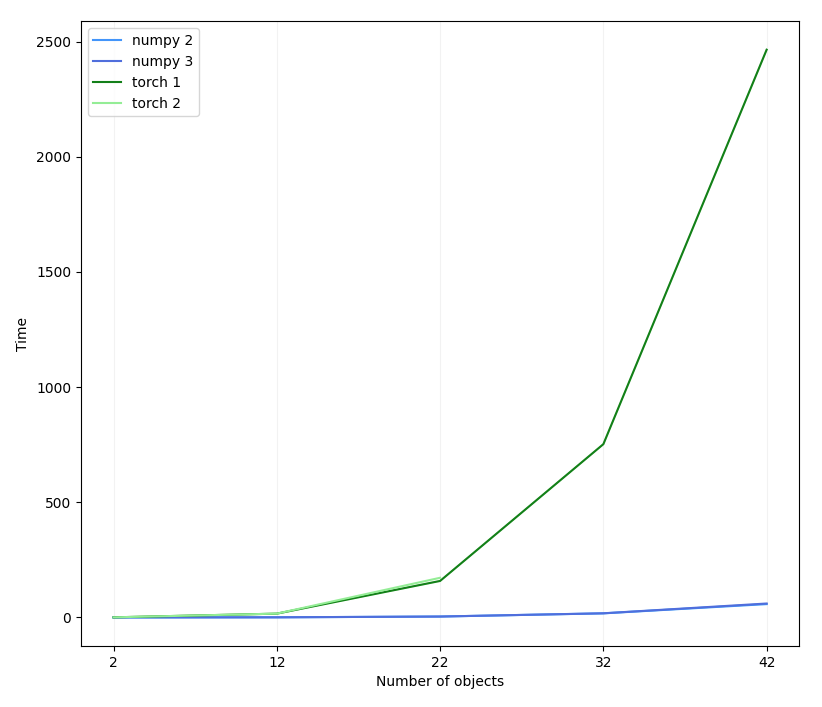

Reproduce this figure in Python.
import csv
from matplotlib import pyplot as plt

def read_csv(path):
    numbers = []
    times = []
    with open(path, newline='') as csvfile:
        reader = csv.DictReader(csvfile)
        for row in reader:
            numbers.append( row['N'] )
            times.append( float( row['Time'] ) )
    return [numbers, times]


n_np_1 = read_csv('liiiiist.csv')[0]
t_np_1 = read_csv('liiiiist.csv')[1]

n_np_2 = read_csv('liiiiist_np.csv')[0]
t_np_2 = read_csv('liiiiist_np.csv')[1]

n_np_3 = read_csv('list_np_2.csv')[0]
t_np_3 = read_csv('list_np_2.csv')[1]

n_torch_1 = read_csv('liiiiist_torch.csv')[0]
t_torch_1 = read_csv('liiiiist_torch.csv')[1]

n_torch_2 = read_csv('list_torch_2.csv')[0]
t_torch_2 = read_csv('list_torch_2.csv')[1]

plt.grid(axis='x', color='0.95')

# plt.plot( n_np_1, t_np_1, color = 'blue', label = 'numpy 1' )
# plt.scatter(n_np_1, t_np_1, color = 'blue')

plt.plot( n_np_2, t_np_2, color = 'dodgerblue', label = 'numpy 2' )
# plt.scatter(n_np_2, t_np_2, color = 'dodgerblue')

plt.plot( n_np_3, t_np_3, color = 'royalblue', label = 'numpy 3' )
# plt.scatter(n_np_3, t_np_3, color = 'royalblue')

plt.plot( n_torch_1, t_torch_1, color = 'green', label = 'torch 1' )
# plt.scatter(n_torch_1, t_torch_1, color = 'green')

plt.plot( n_torch_2, t_torch_2, color = 'lightgreen', label = 'torch 2' )
# plt.scatter(n_torch_1, t_torch_1, color = 'lightgreen')

plt.xlabel('Number of objects')
plt.ylabel('Time')

plt.legend()
plt.show()
